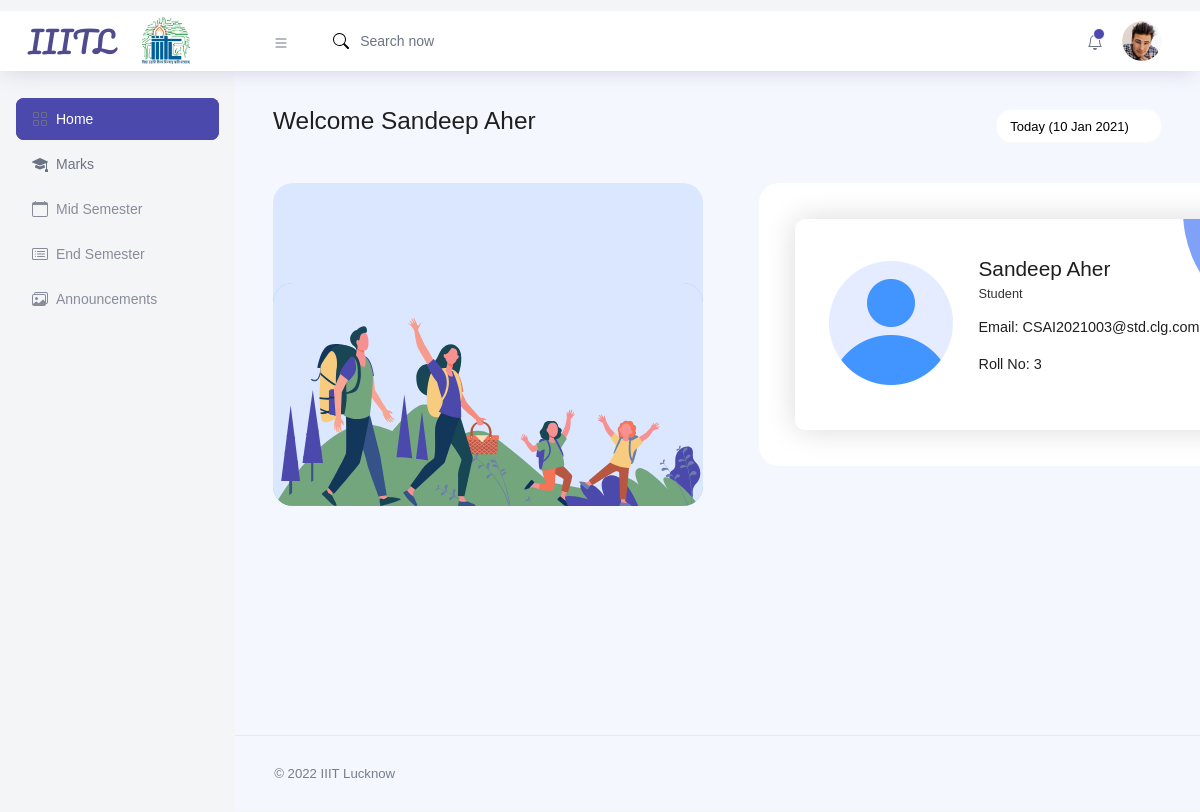
Page /student-home (signed in) on the committed database.
### website/models.py (models this page shows, shortened)
class Student(db.Model, UserMixin):
    sid = db.Column(db.Integer, primary_key=True)
    sfname = db.Column(db.String[50], nullable=False)
    slname = db.Column(db.String[50], nullable=False)
    sbranch = db.Column(db.Integer,db.ForeignKey('courses.id'))
    sroll = db.Column(db.Integer, nullable=False)    # {sbranch}-{syear}-{sroll}@std.clg.com
    semail = db.Column(db.String[100], nullable=False)
    syear = db.Column(db.Integer,db.ForeignKey('years.year'))
    spass = db.Column(db.String[100], nullable=False)    # YYYY-MM-DD
    sdob = db.Column(db.String[100], nullable=False)
    role = db.Column(db.String[100], default='student')    # crs=db.Column(db.Integer, db.ForeignKey('courses.id'))
    smarks=db.relationship('Marks')

### website/loginfunction.py (the view)
        def wrapper(*args,**kwargs):
            if current_user.is_authenticated:
                if(role==current_user.role):
                    return f(*args,**kwargs)
                else:
                    return redirect(f'/{current_user.role}-home')
            else:
                flash("You Are Not Logged In!",'error')
                return redirect('/')

### website/loginfunction.py (called while the page is built)
def loginchecker(role="None"):
    def inner(f):
        def wrapper(*args,**kwargs):
            if current_user.is_authenticated:
                if(role==current_user.role):
                    return f(*args,**kwargs)
                else:
                    return redirect(f'/{current_user.role}-home')
            else:
                flash("You Are Not Logged In!",'error')
                return redirect('/')
        wrapper.__name__=f.__name__
        return wrapper
    return inner

### website/view.py (called while the page is built)
@view.route('/student-home')
@loginchecker(role='student')
def stdhome():
    current_user
    br = Courses.query.filter_by(id=current_user.sbranch).first()
    br = br.course
    return render_template('Student_Home.html', cu=current_user, br=br)

### website/templates/Student_Home.html (shortened to what this page needs)
<!DOCTYPE html>
<html lang="en">
  <head>
    <link rel="stylesheet" href="../static/style.css" />
    <link rel="stylesheet" href="../static/Student_Home.css" />
  </head>
  <body class="">
    <div class="container-scroller" style="margin-top: -6.5vh">
      {% include 'navBars/studentNav.html' %}
      <div class="container-fluid page-body-wrapper pt-0">
        {% include 'sideBars/studentSide.html' %}
        <div class="main-panel">
          <div class="content-wrapper">
            <div class="row">
              <div class="col-md-12 grid-margin">
                <div class="row">
                  <div class="col-12 col-xl-8 mb-4 mb-xl-0">
                    <h3 class="font-weight-bold">
                      Welcome {{ cu.sfname }} {{ cu.slname }}
                    </h3>
                  </div>
                  <div class="col-12 col-xl-4">
                    <div class="justify-content-end d-flex">
                      <div class="dropdown flex-md-grow-1 flex-xl-grow-0">
                        <button
                          class="btn btn-sm btn-light bg-white dropdown-toggle"
                          type="button"
                          id="dropdownMenuDate2"
                          data-bs-toggle="dropdown"
                          aria-haspopup="true"
                          aria-expanded="true"
                        >
                           Today (10 Jan 2021)
                        </button>
                      </div>
                    </div>
                  </div>
                </div>
              </div>
            </div>
            <div class="row">
              <div class="col-md-6 grid-margin stretch-card">
                <div class="card tale-bg">
                  <div class="card-people mt-auto">
                    <img src="../static/images/people.svg" alt="people" />
                    <div class="weather-info">
                      <div class="d-flex">
                      </div>
                    </div>
                  </div>
                </div>
                <div
                  class="col-md-5 grid-margin stretch-card"
                  style="margin-left: 7vh; width: 80vh"
                >
                  <div class="card">
                    <div class="card-body">
                      <div class="card100">
                        <div class="img">
                          <img src="../static/images/user.png" />
                        </div>
                        <div class="infos">
                          <div class="name">
                            <h2>{{ cu.sfname }} {{ cu.slname }}</h2>
                            <h4>{{ cu.role[0]|upper }}{{ cu.role[1:] }}</h4>
                          </div>
                          <p class="text">Email: {{ cu.semail }}</p>
                          <p class="text">Roll No: {{ cu.sroll }}</p>
                        </div>
                      </div>
                    </div>
                  </div>
                </div>
              </div>
            </div>
          </div>
          <footer class="footer">
            <div
              class="d-sm-flex justify-content-center justify-content-sm-between"
            >
              <span
                class="text-muted text-center text-sm-left d-block d-sm-inline-block"
                >© 2022 IIIT Lucknow</span
              >
            </div>
          </footer>
        </div>
      </div>
    </div>
  </body>
</html>

### website/templates/navBars/studentNav.html (shortened to what this page needs)
<nav class="navbar col-lg-12 col-12 p-0 d-flex flex-row pt-5 mt-3">
  <div
    class="text-center navbar-brand-wrapper d-flex align-items-center justify-content-start"
  >
    <a class="navbar-brand brand-logo me-5" href="">
      <span
        style="
          font-size: 30px;
          font-family: 'Pacifico', cursive;
          color: #504b8e;
          position: relative;
          left: 1.5vh;
        "
        >IIITL</span
      ></a
    >
    <img
      src="../static/images/logo1.png"
      class="me-2"
      alt="logo"
      style="width: 6vh; height: 6vh; margin-left: -1vh; cursor: pointer"
    />
  </div>
  <div
    class="navbar-menu-wrapper d-flex align-items-center justify-content-end"
  >
    <button
      class="navbar-toggler navbar-toggler align-self-center"
      type="button"
      data-toggle="minimize"
    >
    </button>
    <ul class="navbar-nav mr-lg-2">
      <li class="nav-item nav-search d-none d-lg-block">
        <div class="input-group">
          <div class="input-group-prepend hover-cursor" id="navbar-search-icon">
            <span class="input-group-text" id="search">
              <svg
                xmlns="http://www.w3.org/2000/svg"
                width="16"
                height="16"
                fill="currentColor"
                class="bi bi-search"
                viewBox="0 0 16 16"
              >
                <path
                  d="M11.742 10.344a6.5 6.5 0 1 0-1.397 1.398h-.001c.03.04.062.078.098.115l3.85 3.85a1 1 0 0 0 1.415-1.414l-3.85-3.85a1.007 1.007 0 0 0-.115-.1zM12 6.5a5.5 5.5 0 1 1-11 0 5.5 5.5 0 0 1 11 0z"
                />
              </svg>
            </span>
          </div>
          <input
            type="text"
            class="form-control"
            id="navbar-search-input"
            placeholder="Search now"
            aria-label="search"
            aria-describedby="search"
          />
        </div>
      </li>
    </ul>
    <ul class="navbar-nav navbar-nav-right">
      <li class="nav-item dropdown">
        <a
          class="nav-link count-indicator dropdown-toggle"
          id="notificationDropdown"
          href="#"
          data-bs-toggle="dropdown"
        >
          <span class="count"></span>
        </a>
      </li>
      <li class="nav-item nav-profile dropdown">
        <a
          class="nav-link dropdown-toggle"
          href="#"
          data-bs-toggle="dropdown"
          id="profileDropdown"
          aria-expanded="false"
        >
          <img src="../static/images/admin1.jpg" alt="profile" />
        </a>
      </li>
    </ul>
  </div>
</nav>

### website/templates/sideBars/studentSide.html (shortened to what this page needs)
<nav class="sidebar sidebar-offcanvas active" id="sidebar">
  <ul class="nav">
    <li class="nav-item active">
      <a class="nav-link" href="/student-home">
        <span class="menu-title">Home</span>
      </a>
    </li>
    <li class="nav-item">
      <a class="nav-link" href="/std-marks">
        <span class="menu-title">Marks</span>
      </a>
    </li>
    <li class="nav-item disFun">
      <a class="nav-link" href="">
        <span class="menu-title">Mid Semester</span>
      </a>
    </li>
    <li class="nav-item disFun">
      <a class="nav-link" href="">
        <span class="menu-title">End Semester</span>
      </a>
    </li>
    <li class="nav-item disFun">
      <a class="nav-link" href="">
        <span class="menu-title">Announcements</span>
      </a>
    </li>
  </ul>
</nav>

### website/static/Student_Home.css (style rules this page uses)
.card100::after, .card100 img { border-radius: 50%; }
.card100, .stats { display: flex; }
.card100 { padding: 2.5rem 2rem; border-radius: 10px; background-color: rgba(255, 255, 255, 0.5); max-width: 500px; box-shadow: 0 0 30px rgba(0, 0, 0, 0.15); margin: 1rem; position: relative; transform-style: preserve-3d; overflow: hidden; }
.card100::before, .card100::after { content: ""; position: absolute; z-index: -1; }
.card100::before { width: 100%; height: 100%; border: 1px solid #fff; border-radius: 10px; top: -0.7rem; left: -0.7rem; }
.card100::after { height: 15rem; width: 15rem; background-color: #4172f5aa; top: -8rem; right: -8rem; box-shadow: 2rem 6rem 0 -3rem #fff; }
.card100 img { width: 8rem; min-width: 80px; box-shadow: 0 0 0 5px #fff; }
.infos { margin-left: 1.5rem; }
.name { margin-bottom: 1rem; }
.name h2 { font-size: 1.3rem; }
.name h4 { font-size: 0.8rem; color: #333; }
.text { font-size: 0.9rem; margin-bottom: 1rem; }

### website/templates/Student_Home.html (style rules this page uses)
.disFun { pointer-events: none; opacity: 0.8; }

### rows in the picture
Student: sfname "Sandeep", slname "Aher", role "S", role "tudent", semail "CSAI2021003@std.clg.com", sroll "3"
